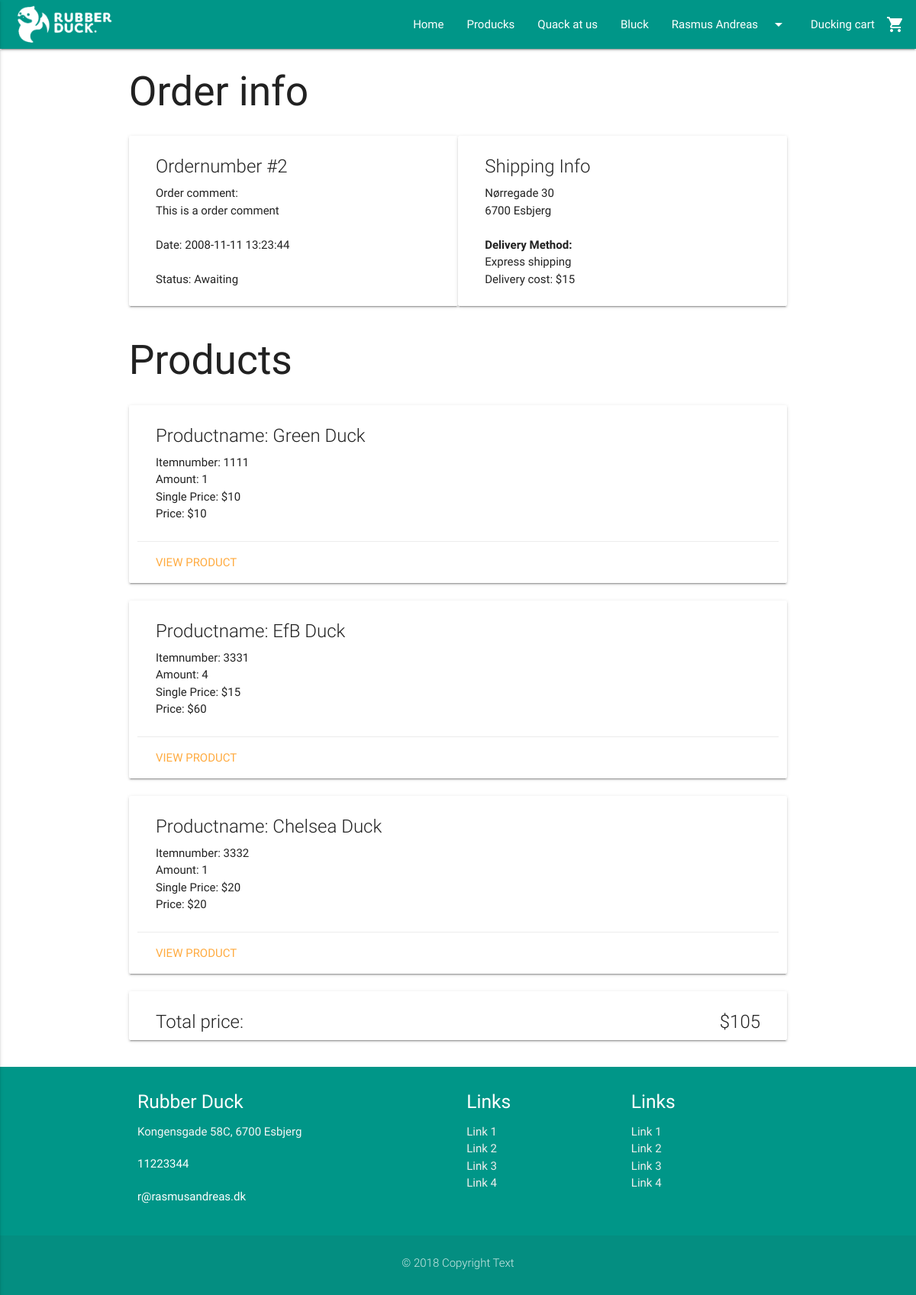
The page /view/order.php?order=2 (signed in) on the database as committed earlier.
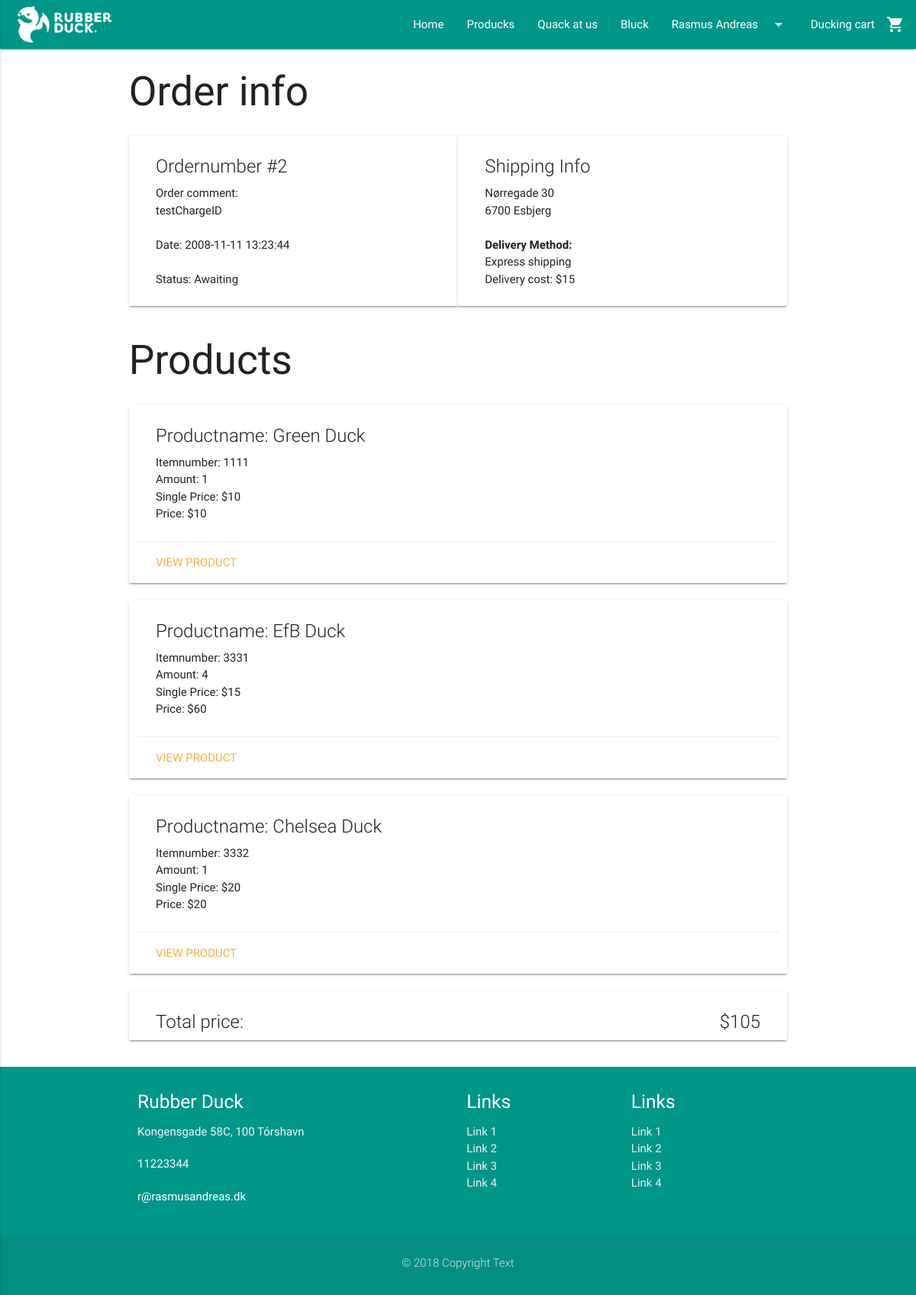
The same page on the database as committed later.
### tables this page shows
CREATE TABLE BasicPageInfo (
  CVR int NOT NULL PRIMARY KEY,
  LogoURL varchar(255) NOT NULL,
  ShopName varchar(255) NOT NULL,
  MinimumDelivery int NULL,
  AboutUsText varchar(255) NULL,
  Email varchar(255) NULL,
  Phone int NULL,
  Street varchar(255) NULL,
  HouseNumber varchar(255) NULL,
  ZipCode int(20) NOT NULL  
);

CREATE TABLE CustomerOrder (
  OrderNumber int AUTO_INCREMENT NOT NULL PRIMARY KEY,
  StripeChargeID varchar(255) NOT NULL,
  Comment varchar(255) NULL,
  OrderDate TIMESTAMP NOT NULL,
  ShippingStreet varchar(255) NOT NULL,
  ShippingHouseNumber varchar(255) NOT NULL,
  ZipCode int(20) NOT NULL,  
  CustomerEmail varchar(255) NOT NULL,  
  DeliveryMethodID int NOT NULL,  
  OrderStatusID int NOT NULL,  
  PromoCode varchar(255) NULL  
);

CREATE TABLE OrderStatus (
  OrderStatusID int AUTO_INCREMENT NOT NULL PRIMARY KEY,
  Status varchar(255) NOT NULL
);

CREATE TABLE ZipCode (
    ZipCode int(20) NOT NULL PRIMARY KEY,
    City varchar(255)
);

CREATE TABLE DeliveryMethod (
  DeliveryMethodID int AUTO_INCREMENT NOT NULL PRIMARY KEY,
  Method varchar(255) NOT NULL,
  MethodDescription varchar(255) NOT NULL,
  DeliveryPrice int NOT NULL
);

CREATE TABLE OrderDetails (
  OrderNumber int NOT NULL,
  ItemNumber varchar(255) NOT NULL,
  Amount int NOT NULL,
  CONSTRAINT PK_ProductOnOrder PRIMARY KEY (OrderNumber, ItemNumber),
  FOREIGN KEY (OrderNumber) REFERENCES CustomerOrder (OrderNumber),
  FOREIGN KEY (ItemNumber) REFERENCES Product (ItemNumber)
);

CREATE TABLE Product (
  ItemNumber varchar(255) NOT NULL PRIMARY KEY,
  ProductName varchar(255) NOT NULL,
  StockStatus int NOT NULL,
  ShortDescription varchar(255) NOT NULL,
  LongDescription varchar(255) NOT NULL,
  Price int NOT NULL,
  OfferPrice int NULL,
  SeoTitle varchar(255) NULL,
  MetaDescription varchar(255) NULL,
  ProductStatus boolean NOT NULL,
  CreationDate DATE NOT NULL,
  UserEmail varchar(255) NOT NULL,  
  ProductCategoryID int NOT NULL  
);

### model/contactDAO.php (called while the page is built, shortened)
<?php
require_once('../includes/connection.php');
    function getPageInfo() {
    global $connection;
        $pageInfo = mysqli_query($connection, "SELECT * FROM `BasicPageInfo`, `ZipCode`");
        $row = mysqli_fetch_assoc($pageInfo);
        return $row;
    }

### includes/loginCustomer/session.php (called while the page is built, shortened)
<?php
	function logged_in() {
		return isset($_SESSION['CustomerEmail']);
	}
?>

### model/ordersDAO.php (called while the page is built, shortened)
<?php
require_once("../includes/connection.php");
function getOrder($orderNumber) {
  global $connection;
  $query = "SELECT * FROM CustomerOrder INNER JOIN DeliveryMethod ON CustomerOrder.DeliveryMethodID = DeliveryMethod.DeliveryMethodID INNER JOIN OrderStatus ON CustomerOrder.OrderStatusID = OrderStatus.OrderStatusID INNER JOIN ZipCode ON CustomerOrder.ZipCode = ZipCode.ZipCode WHERE OrderNumber = $orderNumber";
  $result = mysqli_query($connection, $query);
  $row = mysqli_fetch_assoc($result);
  return $row;
}
function getOrderProducts($orderNumber) {
  global $connection;
  $query = "SELECT * FROM OrderDetails INNER JOIN Product ON OrderDetails.ItemNumber = Product.ItemNumber WHERE OrderDetails.OrderNumber = $orderNumber";
  $result = mysqli_query($connection, $query);
  return $result;
}
?>

### view/order.php (the view, shortened to what this page needs)
<?php
require_once("../includes/header.php");
require_once("../model/ordersDAO.php");
$orderNumber = $_GET["order"];
$orderinfo = getOrder($orderNumber);
$orderProducts = getOrderProducts($orderNumber);
?>
<?php
if ($orderinfo["CustomerEmail"] != $_SESSION["CustomerEmail"]) {
  ?>
  <div class="container">
    <h2>This isn't your order!</h2>
  </div>
  <?php
} else {
	$totalPrice = 0;
	$totalPrice = $totalPrice + $orderinfo["DeliveryPrice"];
?>
<div class="container">
  <div class="row">
    <h2>Order info</h2>
    <div class="card col s12 m6">
      <div class="card-content">
        <span class="card-title">Ordernumber #<?php echo $orderinfo["OrderNumber"]; ?></span>
        <p>Order comment: </p>
        <p><?php echo $orderinfo["Comment"]; ?></p>
        <br>
        <p>Date: <?php echo $orderinfo["OrderDate"]; ?></p>
        <br>
        <p>Status: <?php echo $orderinfo["Status"]; ?></p>
      </div>
    </div>
    <div class="card col s12 m6">
      <div class="card-content">
        <span class="card-title">Shipping Info</span>
        <p><?php echo $orderinfo["ShippingStreet"] . " " .$orderinfo["ShippingHouseNumber"]; ?></p>
        <p><?php echo $orderinfo["ZipCode"] . " " . $orderinfo["City"]; ?></p>
        <br>
        <p><b>Delivery Method:</b></p>
        <p><?php echo $orderinfo["Method"]; ?></p>
        <p>Delivery cost: $<?php echo $orderinfo["DeliveryPrice"]; ?></p>
      </div>
    </div>
  </div>
  <div class="row">
    <h2>Products</h2>
    <?php
    while ($row = mysqli_fetch_array($orderProducts)) {
    ?>
    <div class="card col s12">
      <div class="card-content">
        <span class="card-title">Productname: <?php echo $row["ProductName"]; ?></span>
        <p>Itemnumber: <?php echo $row["ItemNumber"]; ?></p>
        <p>Amount: <?php echo $row["Amount"]; ?></p>
        <p>Single Price: $<?php echo $row["Price"]; ?></p>
        <p>Price: $<?php echo $row["Price"] * $row["Amount"]; ?></p>
      </div>
      <div class="card-action">
        <a href="product.php?item=<?php echo $row["ItemNumber"]; ?>">View product</a>
      </div>
    </div>
    <?php
		$totalPrice = $totalPrice + $row["Price"] * $row["Amount"];
    }
    ?>
		<div class="card col s12">
      <div class="card-content">
        <span class="card-title left">Total price:</span><span class="card-title right">$<?php echo $totalPrice; ?></span>
			</div>
		</div>
  </div>
</div>
<?php
}
require_once("../includes/footer.php");
?>

### includes/header.php (shortened to what this page needs)
<?php
require_once("../includes/connection.php");
require_once("../includes/loginCustomer/session.php");
require_once("../model/contactDAO.php");
$pageInfo = getPageInfo();
?>
<!DOCTYPE html>
  <html>
    <html lang="en">
    <head>
      <?php require_once("../includes/seo.php"); ?>
      <link type="text/css" rel="stylesheet" href="../css/materialize.min.css"  media="screen,projection"/>
      <link type="text/css" rel="stylesheet" href="../css/custom/custom.css" />
    </head>
    <body>
      <nav class="teal">
        <div class="nav-wrapper">
          <a href="../index.php" class="brand-logo"><img class="responsive-img" style="max-height: 64px!important; padding: 4px 0!important;" src="../<?php echo $pageInfo["LogoURL"]; ?>"></a>
          <ul class="right hide-on-med-and-down">
            <li><a href="../index.php">Home</a></li>
            <li><a href="products.php">Producks</a></li>
            <li><a href="contact.php">Quack at us</a></li>
            <li><a href="blog.php">Bluck</a></li>
            <?php
              if (logged_in() == true) {
            ?>
            <li><a class="dropdown-button" href="" data-activates="dropdown1"><?php echo $_SESSION["FirstName"]; ?><i class="material-icons right">arrow_drop_down</i></a></li>
            <?php
              } else {
            ?>
            <li><a href="login.php">Login</a></li>
            <?php
              }
            ?>
            <li><a href="cart.php">Ducking cart<i class="material-icons right">shopping_cart</i></a></li>
          </ul>
        </div>
      </nav>

### includes/footer.php (shortened to what this page needs)
<?php require_once ('../model/contactDAO.php');
$pageInfo = getPageInfo();
?>
<footer class="page-footer teal">
      <div class="container">
        <div class="row">
          <div class="col s12 m4">
            <h5 class="white-text"><?php echo $pageInfo["ShopName"];?> </h5>
            <p class="grey-text text-lighten-4">
                <?php echo $pageInfo["Street"] . " " . $pageInfo["HouseNumber"] . ", " . $pageInfo["ZipCode"] . " " . $pageInfo["City"]; ?>
            </p>
              <p><?php echo $pageInfo["Phone"] ?></p>
              <p><?php echo $pageInfo["Email"] ?></p>
          </div>
          <div class="col s12 m3 offset-m2">
            <h5 class="white-text">Links</h5>
            <ul>
              <li><a class="grey-text text-lighten-3" href="#!">Link 1</a></li>
              <li><a class="grey-text text-lighten-3" href="#!">Link 2</a></li>
              <li><a class="grey-text text-lighten-3" href="#!">Link 3</a></li>
              <li><a class="grey-text text-lighten-3" href="#!">Link 4</a></li>
            </ul>
          </div>
          <div class="col s12 m3">
            <h5 class="white-text">Links</h5>
            <ul>
              <li><a class="grey-text text-lighten-3" href="#!">Link 1</a></li>
              <li><a class="grey-text text-lighten-3" href="#!">Link 2</a></li>
              <li><a class="grey-text text-lighten-3" href="#!">Link 3</a></li>
              <li><a class="grey-text text-lighten-3" href="#!">Link 4</a></li>
            </ul>
          </div>
        </div>
      </div>
      <div class="footer-copyright">
        <div class="container">
          <p class="center">&copy; 2018 Copyright Text</p>
        </div>
      </div>
    </footer>
  </body>
</html>

### css/custom/custom.css (style rules this page uses)
body { position: relative; }
p { margin-bottom: 20px; }
nav .brand-logo { display: inline-block; padding-left: 20px; }
.brand-logo { display: block; margin-right: 20px; }
footer { margin: 0; }

Rows that differ between the two databases and show on the page:
changed customerorder "Nørregade": Comment "This is a order comment" → "testChargeID"
added zipcode: ZipCode "100", City "Tórshavn"
Other text that changed with them:
$pageInfo["ZipCode"]: "6700" → "100"
$pageInfo["City"]: "Esbjerg" → "Tórshavn"
